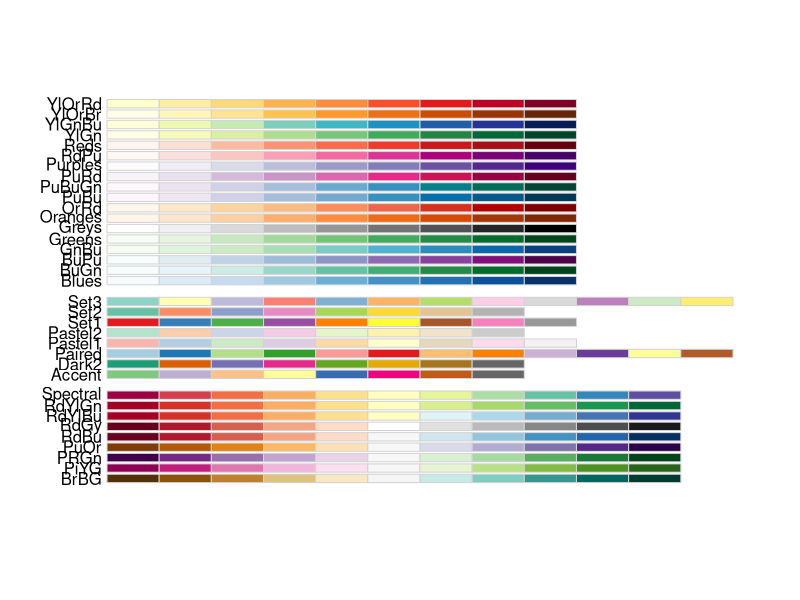
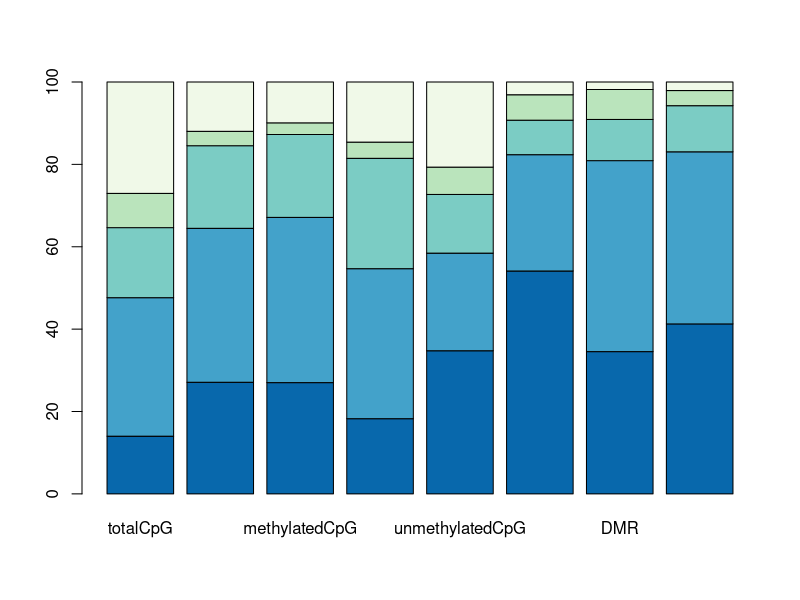
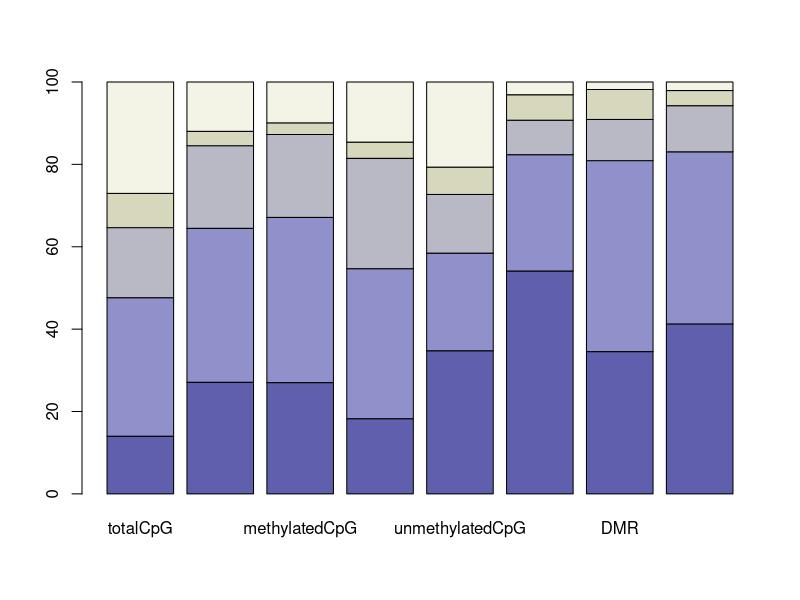
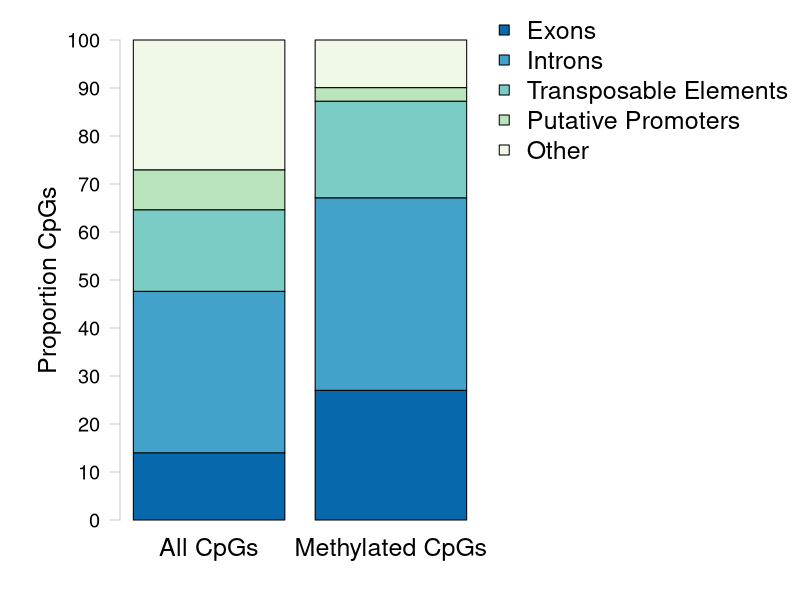
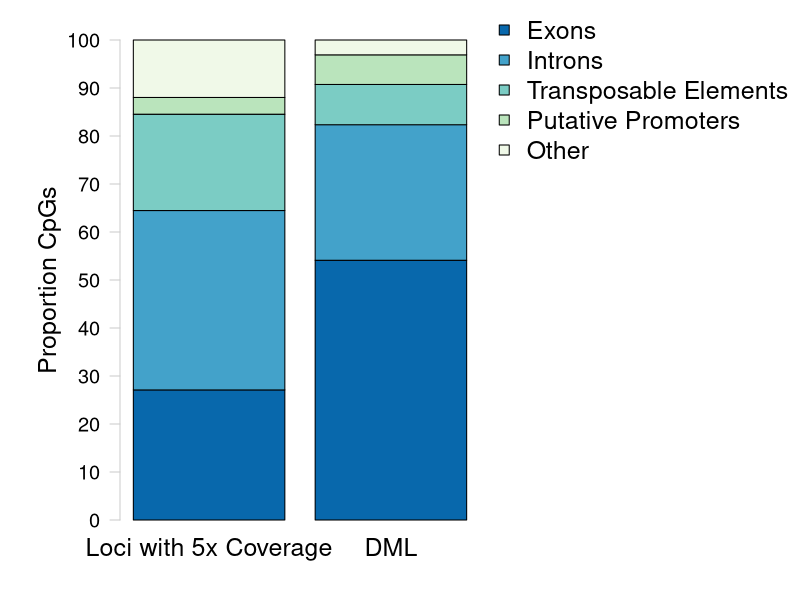

Write R code to recreate these figures, in order.
## ---- chunk 1
knitr::opts_chunk$set(echo = TRUE)
## ---- chunk 2
#install.packages("RColorBrewer")
require(RColorBrewer) #Load RColorBrewer

#install.packages("dichromat")
require(dichromat)
## ---- chunk 3
sessionInfo()
## ---- chunk 4
overlapData <- read.csv("../analyses/2018-12-02-Gene-Enrichment-Analysis/2019-01-15-Overlap-Proportions.csv", header = TRUE)
rownames(overlapData) <- overlapData$genomicFeature #Set genomic feature indication and rownames
overlapData <- overlapData[,-1] #Remove genomic feature indication column
head(overlapData) #Confirm import
## ---- chunk 5
proportionData <- overlapData #Copy overlap data as a new dataframe
nLength <- length(proportionData$totalCpG) #Count number of rows
for(i in 1:nLength) {
  proportionData[i,] <- (proportionData[i,]/proportionData[6,])*100
} #Divide each column of proportionData by respective totalLines entry. Multiply by 100 and and save the percentage
head(proportionData) #Confirm changes
## ---- chunk 6
proportionData <- proportionData[-6,] #Remove totalLines row
tail(proportionData) #Confirm changes
## ---- chunk 7
totalVersusEnriched <- overlapData[, 1:2] #Subset data for statistical testing
totalVersusEnriched <- totalVersusEnriched[-6, ] #Remove totalLines row
head(totalVersusEnriched) #Confirm changes
## ---- chunk 8
totalVersusEnrichedTest <- chisq.test(t(totalVersusEnriched)) #Conduct a chi-squared test
totalVersusEnrichedTest #The distribution of enriched CpGs from MBD is different from the distribution of all CG motifs in the C. virginica genome
## ---- chunk 9
totalVersusEnrichedTest$observed #Look at observed valules
totalVersusEnrichedTest$expected #Look at expected values
totalVersusEnrichedTest$residuals #Look at residuals
## ---- chunk 10
totalVersusMethylated <- overlapData[, c(1,3)] #Subset data for statistical testing
totalVersusMethylated <- totalVersusMethylated[-6, ] #Remove totalLines row
head(totalVersusMethylated) #Confirm changes
## ---- chunk 11
totalVersusMethylatedTest <- chisq.test(t(totalVersusMethylated)) #Conduct a chi-squared test
totalVersusMethylatedTest #The distribution of methylated CpGs is significantly different from all CpG
## ---- chunk 12
enrichedVersusMethylated <- overlapData[, 2:3] #Subset data for statistical testing
enrichedVersusMethylated <- enrichedVersusMethylated[-6, ] #Remove totalLines row
head(enrichedVersusMethylated) #Confirm changes
## ---- chunk 13
enrichedVersusMethylatedTest <- chisq.test(t(enrichedVersusMethylated)) #Conduct a chi-squared test
enrichedVersusMethylatedTest #The distribution of methylated CpGs is significantly different from CpGs enriched by MBD
## ---- chunk 14
allMethylationCategories <- overlapData[, 2:5] #Subset data for statistical testing
allMethylationCategories <- allMethylationCategories[-6, ] #Remove totalLines row
head(allMethylationCategories) #Confirm changes
## ---- chunk 15
allMethylationCategoriesTest <- chisq.test(t(allMethylationCategories)) #Conduct a chi-squared test
allMethylationCategoriesTest #The distributions differ from eachother.
## ---- chunk 16
enrichedVersusDML <- overlapData[,c(2,6)] #Subset data for statistical testing
enrichedVersusDML <- enrichedVersusDML[-6,] #Remove totalLines row
head(enrichedVersusDML) #Confirm changes
## ---- chunk 17
enrichedVersusDMLTest <- chisq.test(t(enrichedVersusDML)) #Conduct a chi-squared test
enrichedVersusDMLTest #The distribution of DML is significantly different from methylated CpGs.
## ---- chunk 18
RColorBrewer::display.brewer.all() #Show all RColorBrewer palettes. I will choose greens.
plotColors <- rev(RColorBrewer::brewer.pal(5, "GnBu")) #Create a color palette for the barplots. Use 5 green-blue shades from RColorBrewer. Reverse theorder so the darkest shade is used first.
barplot(t(t(proportionData)),
        col = plotColors) #See what plot looks like with new scheme
barplot(t(t(proportionData)),
        col = dichromat(plotColors)) #Check that the plot colors will be easy to interpret for those with color blindess
## ---- chunk 19
allCpGVersusMethylated <- proportionData[,c(1,3)] #Subset data
head(allCpGVersusMethylated) #Confirm subset
## ---- chunk 20
#pdf("../analyses/2018-12-02-Gene-Enrichment-Analysis/2019-04-10-All-CpGs-Versus-Methylated-CpGs.pdf", height = 8.5, width = 11)
par(mar = c(3,5,1,1), oma = c(1, 1, 1, 15)) #Change figure boundaries

barplot(t(t(allCpGVersusMethylated)),
        axes = FALSE, 
        names.arg = c("All CpGs", "Methylated CpGs"),
        cex.names = 1.5,
        ylim = c(0,100),
        col = plotColors) #Create a stacked barplot. Use axes = FALSE to remove the y-axis and names.arg to set labels on the x-axis.
axis(side = 2, at = seq(0, 100, by = 10), las = 2, col = "grey80", cex.axis = 1.2)
mtext(side = 2, "Proportion CpGs", line = 3, cex = 1.5) #Add y-axis label

par(fig = c(0, 1, 0, 1), oma = c(0, 0, 0, 0), mar = c(0, 0, 0, 0), new = TRUE) #Create new plot
plot(0, 0, type = "n", bty = "n", xaxt = "n", yaxt = "n") #Add new plot on top of current plot
legend("topright",
       xpd = TRUE,
       legend = c("Exons", "Introns", "Transposable Elements", "Putative Promoters", "Other"),
       pch = 22, 
        col = "black", 
        pt.bg = plotColors,
       bty = "n",
       cex = 1.5) #Place a legend in the top right of the figure with no box
#dev.off()
## ---- chunk 21
enrichedVersusDMLProportions <- proportionData[,c(2,6)] #Subset data
head(enrichedVersusDMLProportions) #Confirm subset
## ---- chunk 22
#pdf("../analyses/2018-12-02-Gene-Enrichment-Analysis/2019-04-10-Enriched-Versus-DML.pdf", height = 8.5, width = 11)
par(mar = c(3,5,1,1), oma = c(1, 1, 1, 15)) #Change figure boundaries

barplot(t(t(enrichedVersusDMLProportions)), 
        axes = FALSE, 
        names.arg = c("Loci with 5x Coverage", "DML"),
        cex.names = 1.5,
        ylim = c(0,100),
        col = plotColors) #Create a stacked barplot. Use axes = FALSE to remove the y-axis and names.arg to set labels on the x-axis.
axis(side = 2, at = seq(0, 100, by = 10), las = 2, col = "grey80", cex.axis = 1.2) #Add y-axis
mtext(side = 2, "Proportion CpGs", line = 3, cex = 1.5) #Add y-axis label

par(fig = c(0, 1, 0, 1), oma = c(0, 0, 0, 0), mar = c(0, 0, 0, 0), new = TRUE) #Create new plot
plot(0, 0, type = "n", bty = "n", xaxt = "n", yaxt = "n") #Add new plot on top of current plot
legend("topright",
       xpd = TRUE,
       legend = c("Exons", "Introns", "Transposable Elements", "Putative Promoters", "Other"),
       pch = 22, 
        col = "black", 
        pt.bg = plotColors,
       bty = "n",
       cex = 1.5) #Place a legend in the top right of the figure with no box. pch = 22 has a background and outline. col changes the outline, pt.bg changes the point fill
#dev.off()
